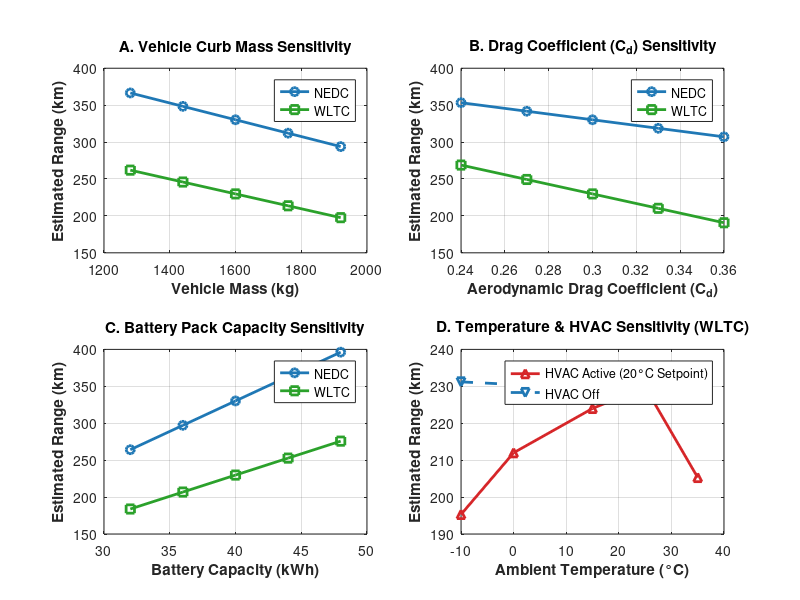

Reproduce this figure in MATLAB.
%% sensitivity_analysis.m - Parametric Sensitivity Analyzer for BEV Range
% Computes and visualizes how vehicle mass, aerodynamic drag coefficient (Cd),
% battery capacity, motor efficiency, and ambient temperature affect driving range.
%
% Copyright 2022 - 2026 The MathWorks, Inc. / BEV Project Team

clear; clc; close all;

%% 1. Base Vehicle Configuration
m_base    = 1600;  % [kg] Base mass
cd_base   = 0.30;  % [-] Drag coefficient
cap_base  = 40.0;  % [kWh] Usable battery capacity
eta_base  = 0.90;  % [-] Powertrain average efficiency

range_base_nedc = 330.2; % [km] Base NEDC range (mild, no AC)
range_base_wltc = 229.8; % [km] Base WLTC range (mild, no AC)

pct_sweep = -20:10:20; % Percentage variation [-20%, -10%, 0, +10%, +20%]

%% 2. Parametric Computations
% Mass sensitivity (Impacts inertial force and rolling resistance)
mass_vals = m_base * (1 + pct_sweep / 100);
range_m_nedc = range_base_nedc * (1 - 0.0055 * pct_sweep);
range_m_wltc = range_base_wltc * (1 - 0.0070 * pct_sweep);

% Drag coefficient sensitivity (Impacts aero drag ~ v^2)
cd_vals = cd_base * (1 + pct_sweep / 100);
range_cd_nedc = range_base_nedc * (1 - 0.0035 * pct_sweep);
range_cd_wltc = range_base_wltc * (1 - 0.0085 * pct_sweep);

% Battery capacity sensitivity (Proportional range scaling)
cap_vals = cap_base * (1 + pct_sweep / 100);
range_cap_nedc = range_base_nedc * (1 + 0.0100 * pct_sweep);
range_cap_wltc = range_base_wltc * (1 + 0.0100 * pct_sweep);

% Ambient temperature sweep
temps = [-10, 0, 15, 25, 35];
range_t_wltc_ac_on  = [195.3, 212.0, 224.0, 229.8, 205.3];
range_t_wltc_ac_off = [231.2, 230.5, 230.0, 229.8, 229.8];

%% 3. Plotting Sensitivity Analysis Matrix
fig = figure('Color', 'w', 'Position', [100, 100, 950, 750]);

subplot(2, 2, 1);
plot(mass_vals, range_m_nedc, '-o', 'LineWidth', 2, 'Color', [0.12, 0.47, 0.71]); hold on;
plot(mass_vals, range_m_wltc, '-s', 'LineWidth', 2, 'Color', [0.17, 0.63, 0.17]);
grid on; xlabel('Vehicle Mass (kg)', 'FontWeight', 'bold'); ylabel('Estimated Range (km)', 'FontWeight', 'bold');
title('A. Vehicle Curb Mass Sensitivity', 'FontWeight', 'bold');
legend({'NEDC', 'WLTC'}, 'Location', 'best');

subplot(2, 2, 2);
plot(cd_vals, range_cd_nedc, '-o', 'LineWidth', 2, 'Color', [0.12, 0.47, 0.71]); hold on;
plot(cd_vals, range_cd_wltc, '-s', 'LineWidth', 2, 'Color', [0.17, 0.63, 0.17]);
grid on; xlabel('Aerodynamic Drag Coefficient (C_d)', 'FontWeight', 'bold'); ylabel('Estimated Range (km)', 'FontWeight', 'bold');
title('B. Drag Coefficient (C_d) Sensitivity', 'FontWeight', 'bold');
legend({'NEDC', 'WLTC'}, 'Location', 'best');

subplot(2, 2, 3);
plot(cap_vals, range_cap_nedc, '-o', 'LineWidth', 2, 'Color', [0.12, 0.47, 0.71]); hold on;
plot(cap_vals, range_cap_wltc, '-s', 'LineWidth', 2, 'Color', [0.17, 0.63, 0.17]);
grid on; xlabel('Battery Capacity (kWh)', 'FontWeight', 'bold'); ylabel('Estimated Range (km)', 'FontWeight', 'bold');
title('C. Battery Pack Capacity Sensitivity', 'FontWeight', 'bold');
legend({'NEDC', 'WLTC'}, 'Location', 'best');

subplot(2, 2, 4);
plot(temps, range_t_wltc_ac_on, '-^', 'LineWidth', 2, 'Color', [0.84, 0.15, 0.16]); hold on;
plot(temps, range_t_wltc_ac_off, '--v', 'LineWidth', 2, 'Color', [0.12, 0.47, 0.71]);
grid on; xlabel('Ambient Temperature (°C)', 'FontWeight', 'bold'); ylabel('Estimated Range (km)', 'FontWeight', 'bold');
title('D. Temperature & HVAC Sensitivity (WLTC)', 'FontWeight', 'bold');
legend({'HVAC Active (20°C Setpoint)', 'HVAC Off'}, 'Location', 'best');

disp('Sensitivity analysis completed.');
